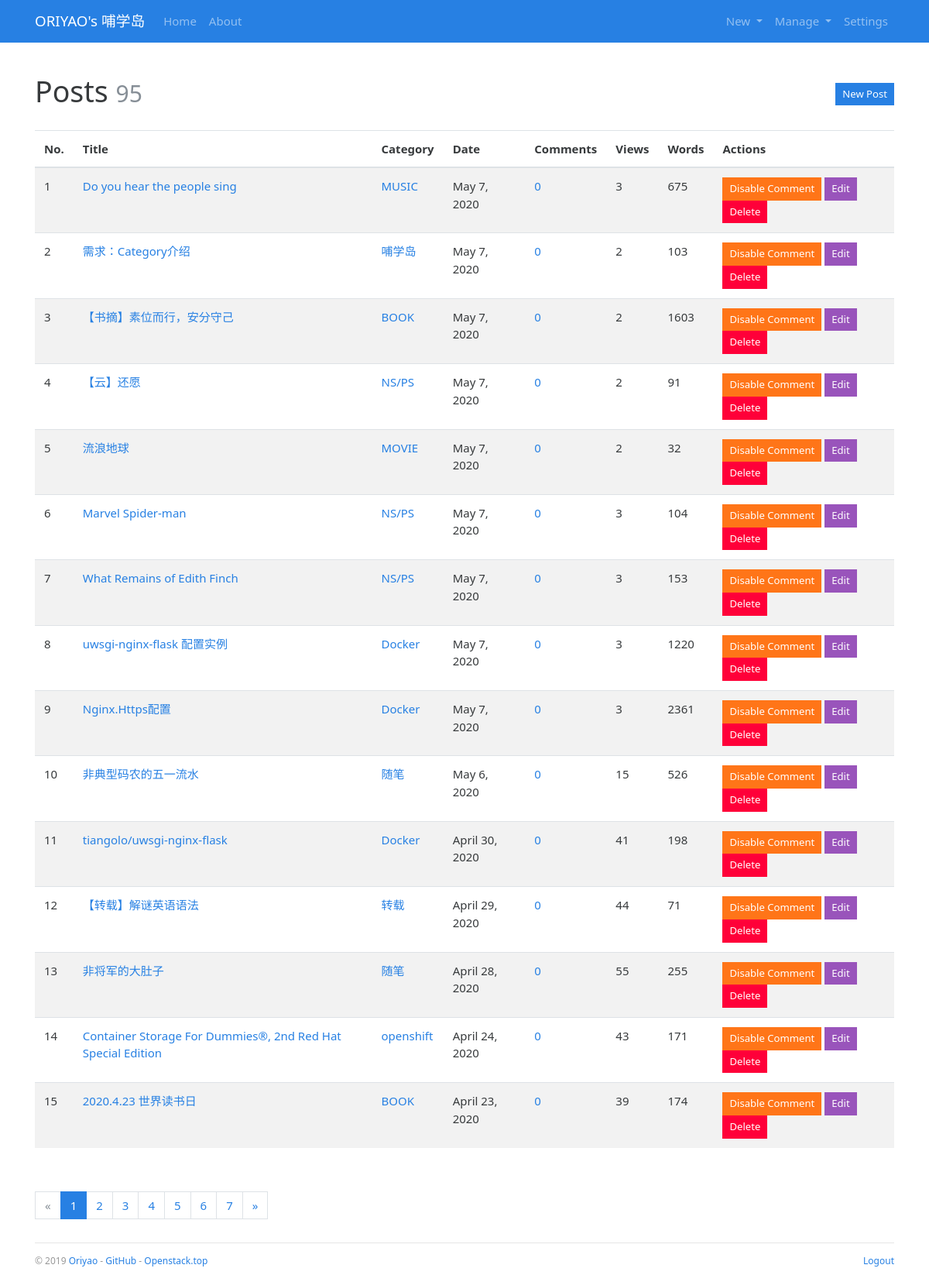
Before: /admin/post/manage (signed in) with the older database file.
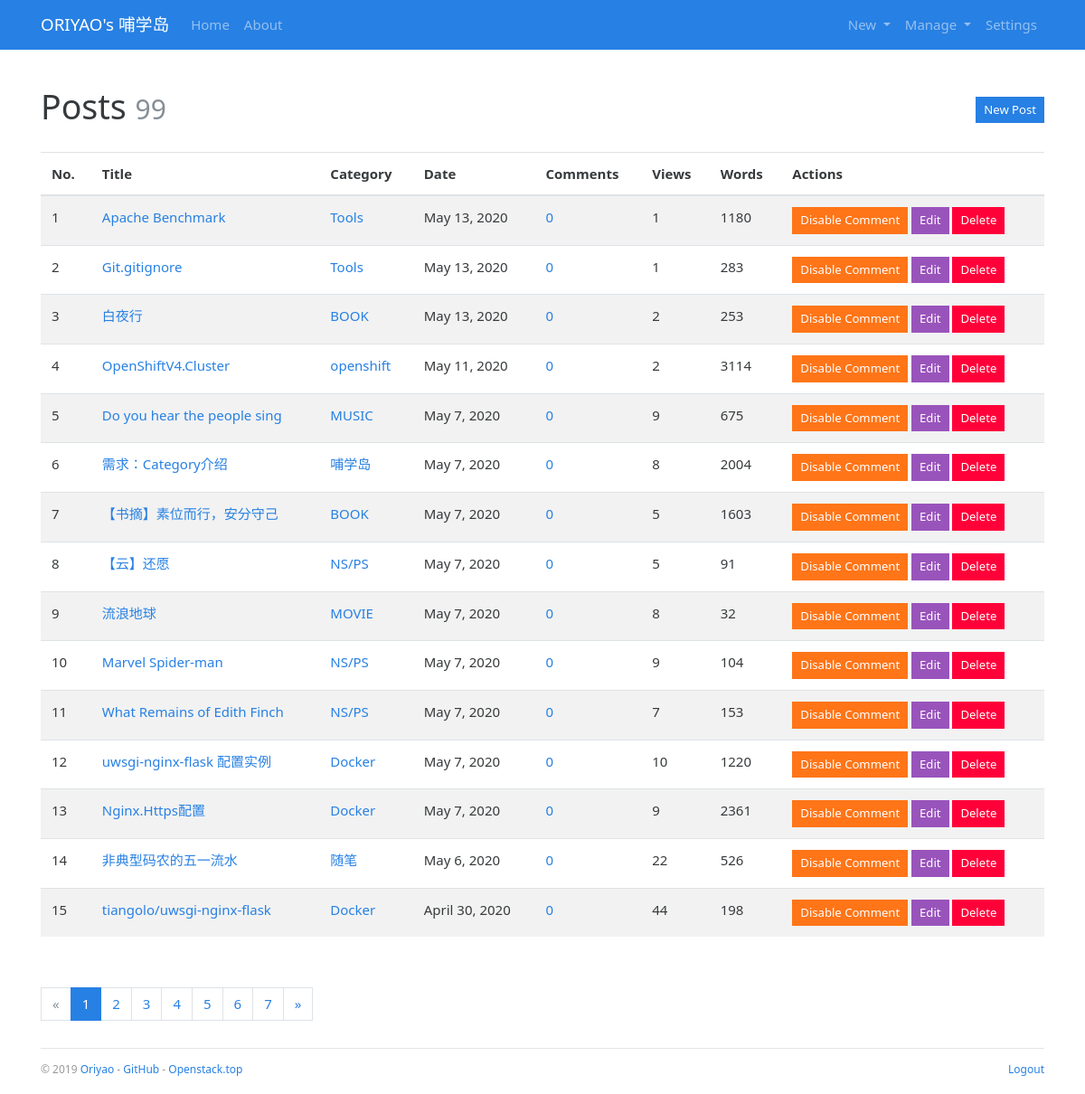
After: the same page with the newer database file.
### bluelog/models.py (models this page shows, shortened)
class Post(db.Model):
    id = db.Column(db.Integer, primary_key=True)
    title = db.Column(db.String(60))
    body = db.Column(db.Text)
    views = db.Column(db.Integer,default=0)
    timestamp = db.Column(db.DateTime, default=datetime.utcnow, index=True)
    can_comment = db.Column(db.Boolean, default=True)
    category_id = db.Column(db.Integer, db.ForeignKey('category.id'))
    category = db.relationship('Category', back_populates='posts')
    comments = db.relationship('Comment', back_populates='post', cascade='all, delete-orphan')

class Category(db.Model):
    id = db.Column(db.Integer, primary_key=True)
    name = db.Column(db.String(30), unique=True)
    posts = db.relationship('Post', back_populates='category')

### bluelog/blueprints/admin.py (the view)
@admin_bp.route('/post/manage')
@login_required
def manage_post():
    page = request.args.get('page', 1, type=int)
    pagination = Post.query.order_by(Post.timestamp.desc()).paginate(
        page, per_page=current_app.config['BLUELOG_MANAGE_POST_PER_PAGE'])
    posts = pagination.items
    return render_template('admin/manage_post.html', page=page, pagination=pagination, posts=posts)

### bluelog/__init__.py (called while the page is built)
def register_template_context(app):
    @app.context_processor
    def make_template_context():
        admin = Admin.query.first()
        categories = Category.query.order_by(Category.name).all()
        links = Link.query.order_by(Link.name).all()
        if current_user.is_authenticated:
            unread_comments = Comment.query.filter_by(reviewed=False).count()
        else:
            unread_comments = None
        return dict(
            admin=admin, categories=categories,
            links=links, unread_comments=unread_comments)

def register_request_handlers(app):
    @app.after_request
    def query_profiler(response):
        for q in get_debug_queries():
            if q.duration >= app.config['BLUELOG_SLOW_QUERY_THRESHOLD']:
                app.logger.warning(
                    'Slow query: Duration: %fs\n Context: %s\nQuery: %s\n '
                    % (q.duration, q.context, q.statement)
                )
        return response

### bluelog/extensions.py (called while the page is built)
@login_manager.user_loader
def load_user(user_id):
    from bluelog.models import Admin
    user = Admin.query.get(int(user_id))
    return user

### bluelog/templates/admin/manage_post.html (shortened to what this page needs)
{% extends 'base.html' %}
{% from 'bootstrap/pagination.html' import render_pagination %}
{% block content %}
<div class="page-header">
    <h1>Posts
        <small class="text-muted">{{ pagination.total }}</small>
        <span class="float-right"><a class="btn btn-primary btn-sm"
                                     href="{{ url_for('.new_post') }}">New Post</a></span>
    </h1>
</div>
{% if posts %}
<table class="table table-striped">
    <thead>
    <tr>
        <th>No.</th>
        <th>Title</th>
        <th>Category</th>
        <th>Date</th>
        <th>Comments</th>
        <th>Views</th>
        <th>Words</th>
        <th>Actions</th>
    </tr>
    </thead>
    {% for post in posts %}
    <tr>
        <td>{{ loop.index + ((page - 1) * config.BLUELOG_MANAGE_POST_PER_PAGE) }}</td>
        <td><a href="{{ url_for('blog.show_post', post_id=post.id) }}">{{ post.title }}</a></td>
        <td><a href="{{ url_for('blog.show_category', category_id=post.category.id) }}">{{ post.category.name }}</a>
        </td>
        <td>{{ moment(post.timestamp).format('LL') }}</td>
        <td><a href="{{ url_for('blog.show_post', post_id=post.id) }}#comments">{{ post.comments|length }}</a></td>
        <td>{{ post.views }}</td>
        <td>{{ post.body|striptags|length }}</td>
        <td>
            <form class="inline" method="post"
                  action="{{ url_for('.set_comment', post_id=post.id, next=request.full_path) }}">
                <button type="submit" class="btn btn-warning btn-sm">
                    {% if post.can_comment %}Disable{% else %}Enable{% endif %} Comment
                </button>
            </form>
            <a class="btn btn-info btn-sm" href="{{ url_for('.edit_post', post_id=post.id) }}">Edit</a>
            <form class="inline" method="post"
                  action="{{ url_for('.delete_post', post_id=post.id, next=request.full_path) }}">
                <button type="submit" class="btn btn-danger btn-sm" onclick="return confirm('Are you sure?');">Delete
                </button>
            </form>
        </td>
    </tr>
    {% endfor %}
</table>
<div class="page-footer">{{ render_pagination(pagination) }}</div>
{% else %}
<div class="tip"><h5>No posts.</h5></div>
{% endif %}
{% endblock %}

Changed rows visible on the page:
no longer on this page (row edited): Post: title "【转载】解谜英语语法", category.name "转载", timestamp "April 29, 2020", comments|length "0", views "44", body|length "71", can_comment "Disable"
no longer on this page (row edited): Post: title "非将军的大肚子", category.name "随笔", timestamp "April 28, 2020", comments|length "0", views "55", body|length "255", can_comment "Disable"
no longer on this page (row edited): Post: title "Container Storage For Dummies®, 2nd Red Hat Special Edition", category.name "openshift", timestamp "April 24, 2020", comments|length "0", views "43", body|length "171", can_comment "Disable"
no longer on this page (row edited): Post: title "2020.4.23 世界读书日", category.name "BOOK", timestamp "April 23, 2020", comments|length "0", views "39", body|length "174", can_comment "Disable"
added Post: title "Apache Benchmark", category.name "Tools", timestamp "May 13, 2020", comments|length "0", views "1", body|length "1180", can_comment "Disable"
added Post: title "Git.gitignore", category.name "Tools", timestamp "May 13, 2020", comments|length "0", views "1", body|length "283", can_comment "Disable"
added Post: title "白夜行", category.name "BOOK", timestamp "May 13, 2020", comments|length "0", views "2", body|length "253", can_comment "Disable"
added Post: title "OpenShiftV4.Cluster", category.name "openshift", timestamp "May 11, 2020", comments|length "0", views "2", body|length "3114", can_comment "Disable"
changed Post "Do you hear the people sing": views "3" → "9"
changed Post "需求：Category介绍": views "2" → "8"; body|length "103" → "2004"
changed Post "【书摘】素位而行，安分守己": views "2" → "5"
changed Post "【云】还愿": views "2" → "5"
changed Post "流浪地球": views "2" → "8"
changed Post "Marvel Spider-man": views "3" → "9"
changed Post "What Remains of Edith Finch": views "3" → "7"
changed Post "uwsgi-nginx-flask 配置实例": views "3" → "10"
changed Post "Nginx.Https配置": views "3" → "9"
changed Post "非典型码农的五一流水": views "15" → "22"
changed Post "tiangolo/uwsgi-nginx-flask": views "41" → "44"
Other visible differences:
{{ pagination.total }}: "95" → "99"
